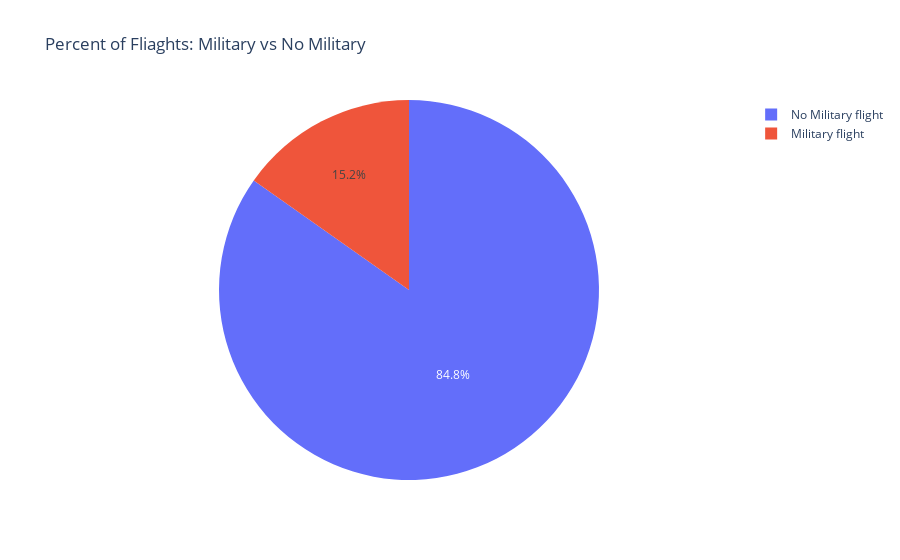

Write notebook code for a chart like this one.
### Code cell
fig = px.pie(df, values = ((dfMilitary['date'].count()),(dfNoMilitary['date'].count())) ,names = ['Military flight','No Military flight'], title=('Percent of Fliaghts: Military vs No Military'))
fig.show()

### Figure 1 — Plotly figure (JSON) as saved in the notebook; plotly's stock layout.template omitted (floating-point values rounded to 4 significant figures)
{"data": [{"domain": {"x": [0, 1], "y": [0, 1]}, "hovertemplate": "label=%{label}<br>value=%{value}<extra></extra>", "labels": ["Military flight", "No Military flight"], "legendgroup": "", "name": "", "showlegend": true, "type": "pie", "values": [762, 4245]}], "layout": {"legend": {"tracegroupgap": 0}, "title": {"text": "Percent of Fliaghts: Military vs No Military"}}}
